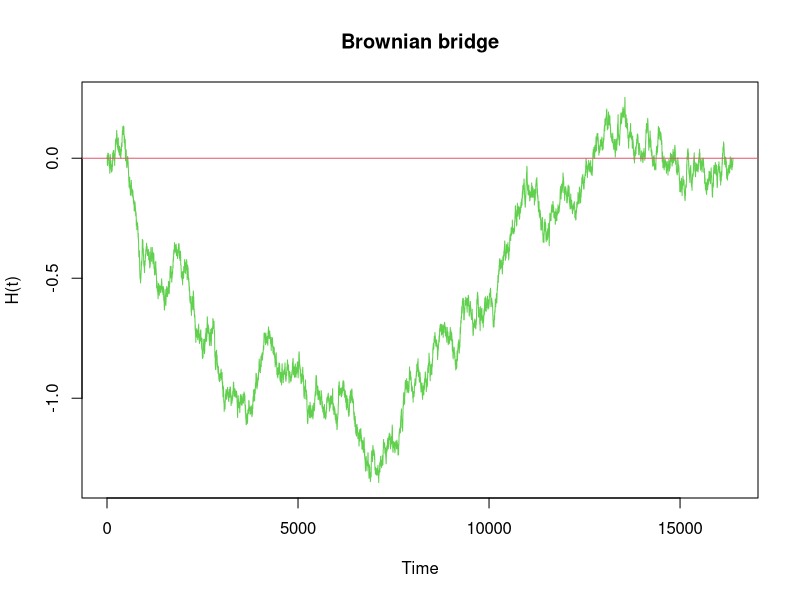

Reproduce this figure in R.
#
#brownian bridge from zero to zero
#
#
bridge <- function(){
H0 <- 0 #where to start
H1 <- 0 #where to go
n <- 14
H <- rep( 0,( 2 ^ n + 1))
H[1] <- H0
H[2^n+1] <- H1
for (i in 1:n){
  x <- 2 ^ ( n -i )
  index <- ( 1 : 2 ^ ( i - 1 )) * ( 2 ^ ( n + 1 - i ) ) - x + 1 
  for (j in 1 : (2 ^ ( i - 1 ) ) ){
    dif <- 2 ^ ( n - i )
    var <- 1 / ( 2 ^ ( i + 1 ) )
    H[ index[ j ] ] = ( H[ ( index[ j ] - dif ) ] + H [ (index[ j ] + dif ) ] ) / 2 + rnorm( 1 , 0 , var ^ 0.5)
  }
}
plot( H , type = "l", col = 3,main = "Brownian bridge", xlab = "Time" , ylab ="H(t)" )
abline( h = c( 0, 1 ), col = 2 )
}

bridge()

